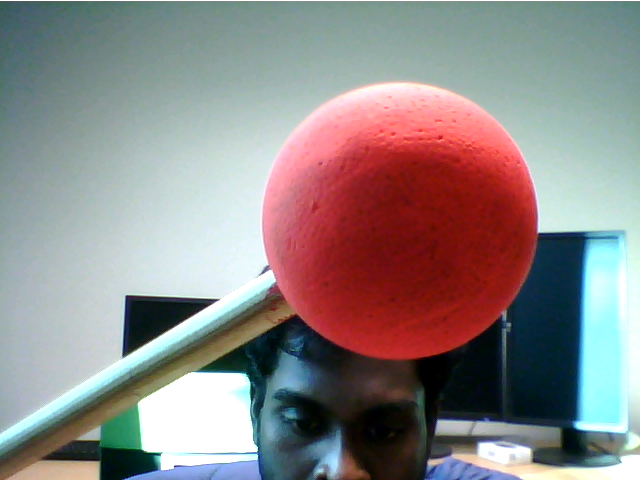
#> input picture 11,04,2023/imageR3.png, 640 x 480 px, given in place of the camera
$ python colorshape.py
#> lines starting #> are read from the running program, lines starting #| are printed output that depends on the picture; after the words box and inside, x2 and y2 are one past the last pixel; in counts of white or black regions, pixels touching at a corner belong together
import cv2 as cv
import numpy as np

def nothing (x):
    pass

cap = cv.VideoCapture(0)
cv.namedWindow("Trackbars")
cv.createTrackbar("L-H", "Trackbars", 0, 179, nothing)
#> slider 'L-H' is set to 35
cv.createTrackbar("L-S", "Trackbars", 0, 255, nothing)
#> slider 'L-S' is set to 51
cv.createTrackbar("L-V", "Trackbars", 0, 255, nothing)
#> slider 'L-V' is set to 51
cv.createTrackbar("U-H", "Trackbars", 179, 179, nothing)
cv.createTrackbar("U-S", "Trackbars", 255, 255, nothing)
cv.createTrackbar("U-V", "Trackbars", 255, 255, nothing)

while True:
    _, frame = cap.read()
#> frame is the input picture: shape (480, 640, 3); mean B, G, R 135.4, 135.8, 142
    hsv = cv.cvtColor(frame,cv.COLOR_BGR2HSV)
#> hsv: shape (480, 640, 3); mean H, S, V 77.7, 88.4, 162
    l_h = cv.getTrackbarPos("L-H", "Trackbars")
    l_s = cv.getTrackbarPos("L-S", "Trackbars")
    l_v = cv.getTrackbarPos("L-V", "Trackbars")
    u_h = cv.getTrackbarPos("U-H", "Trackbars")
    u_s = cv.getTrackbarPos("U-S", "Trackbars")
    u_v = cv.getTrackbarPos("U-V", "Trackbars")

    lower= np.array([[l_h, l_s, l_v]])
    upper= np.array([[u_h, u_s, u_v]])
    mask = cv.inRange(hsv, lower, upper)
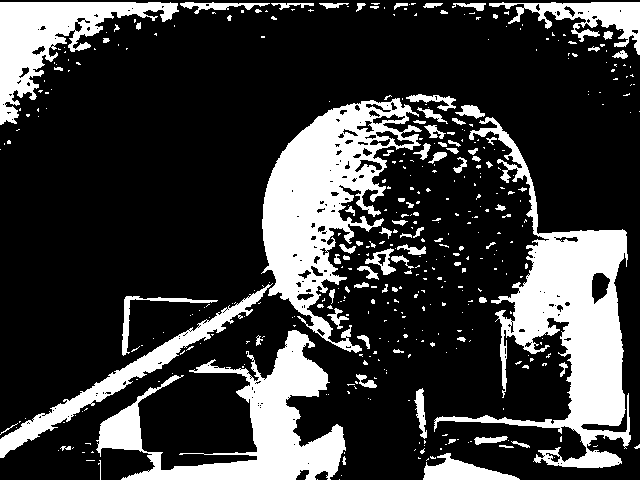
#> mask: shape (480, 640); 23.4% white; 416 white regions (328 under 20 px), largest, box (x1, y1, x2, y2) and area: (434, 117, 631, 468) 18892, (261, 98, 422, 353) 16307, (96, 330, 346, 480) 12658

    result = cv.bitwise_and(frame, frame, mask=mask)
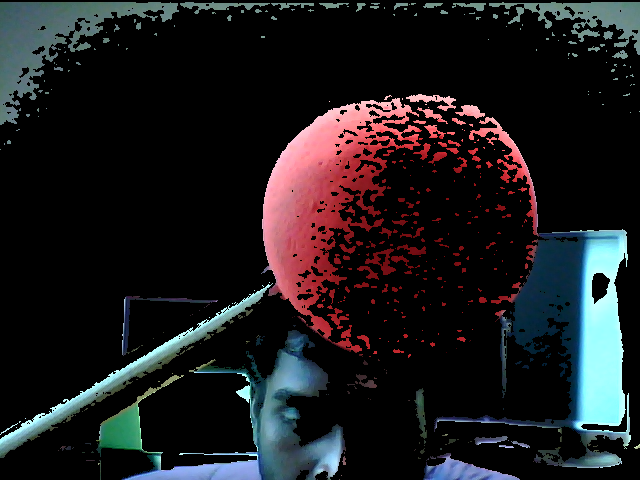
#> result: shape (480, 640, 3); mean B, G, R 29.7, 27.4, 28.5

    cv.imshow("frame", frame)
    cv.imshow("mask", mask)
    cv.imshow("result", result)

    key = cv.waitKey(1)
#> (key Esc is pressed here)
    if key ==27:
        break


cap.release()
cv.destroyAllWindows()

$ run again, on 11,04,2023/blue1.jpg
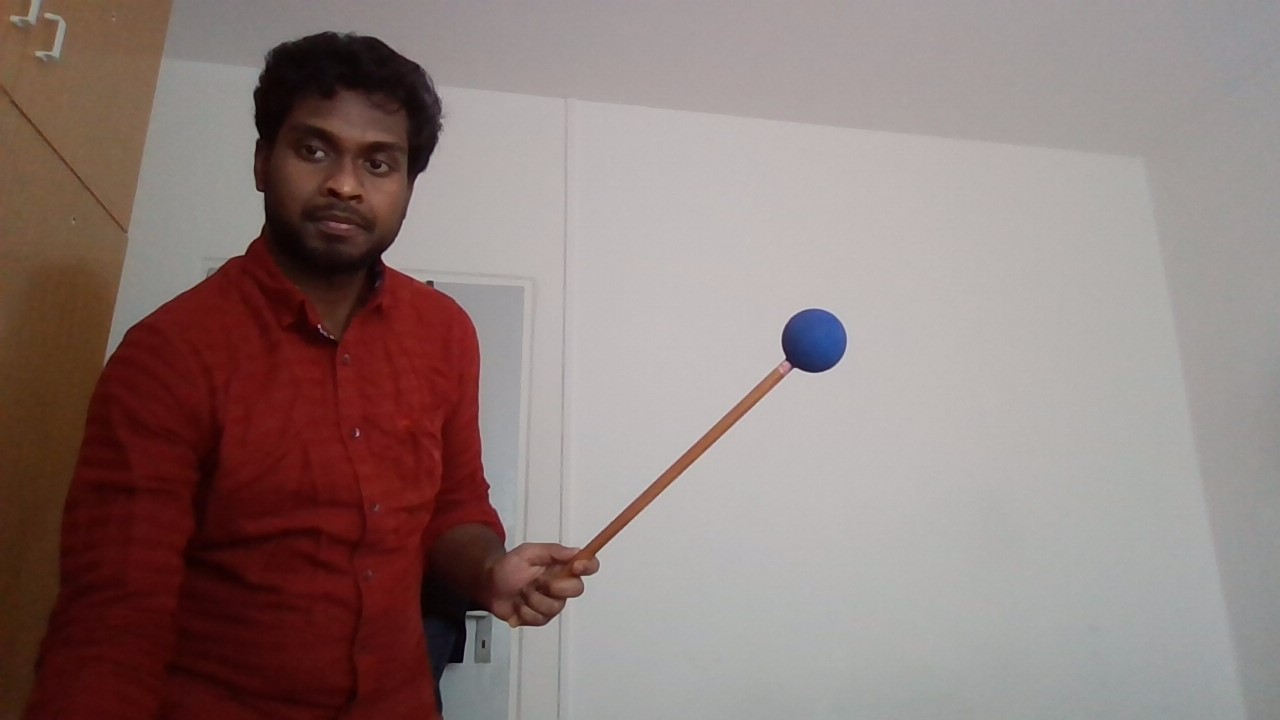
#> input picture 11,04,2023/blue1.jpg, 1280 x 720 px, given in place of the camera
#> frame is the input picture: shape (720, 1280, 3); mean B, G, R 121.9, 124.8, 143.2
#> hsv: shape (720, 1280, 3); mean H, S, V 35.4, 64.8, 143.8
#> `mask = cv.inRange(hsv, lower, upper)`:
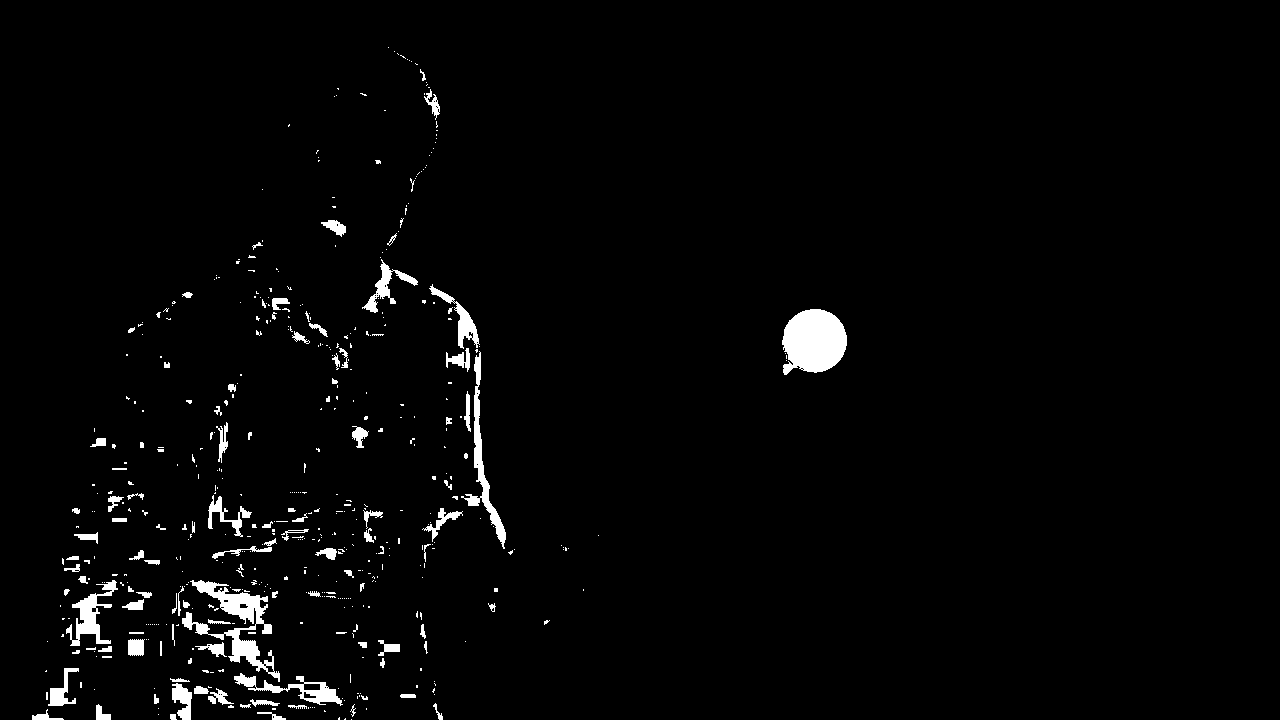
#> mask: shape (720, 1280); 2.3% white; 506 white regions (396 under 20 px), largest, box (x1, y1, x2, y2) and area: (782, 309, 847, 375) 3293, (182, 580, 280, 682) 2644, (461, 351, 506, 549) 1429
#> `result = cv.bitwise_and(frame, frame, mask=mask)`:
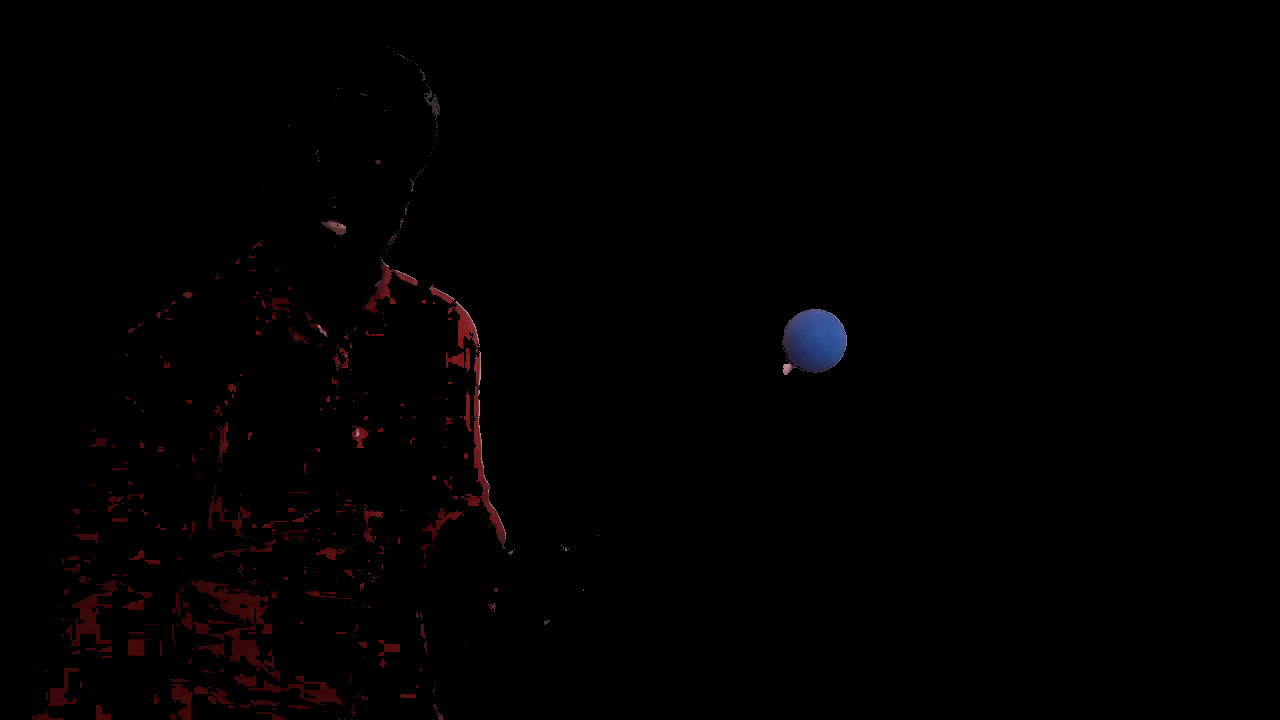
#> result: shape (720, 1280, 3); mean B, G, R 0.8, 0.6, 1.6
